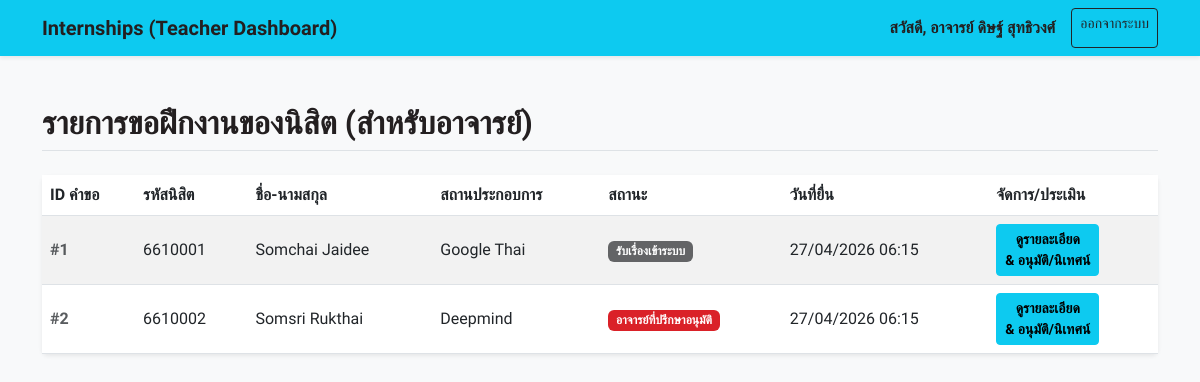
The page /teacher_dashboard.php (signed in) on the database its author committed.
### tables this page shows
CREATE TABLE `internship_requests` (
  `id` int(11) NOT NULL AUTO_INCREMENT,
  `student_id` int(11) NOT NULL,
  `program_type` varchar(50) NOT NULL,
  `major` varchar(100) NOT NULL,
  `student_phone` varchar(20) NOT NULL,
  `student_email` varchar(100) NOT NULL,
  `internship_type` enum('course','experience') NOT NULL,
  `course_code` varchar(20) DEFAULT NULL,
  `course_name` varchar(100) DEFAULT NULL,
  `location_type` enum('domestic','international') NOT NULL,
  `country` varchar(100) DEFAULT NULL,
  `doc_language` enum('thai','english') NOT NULL,
  `doc_type` enum('consideration','consideration_and_referral') NOT NULL,
  `company_name` varchar(255) NOT NULL,
  `position` varchar(255) NOT NULL,
  `coordinator_name` varchar(100) NOT NULL,
  `agency_phone` varchar(20) NOT NULL,
  `agency_email` varchar(100) NOT NULL,
  `start_date` date NOT NULL,
  `end_date` date NOT NULL,
  `semester` varchar(10) NOT NULL,
  `academic_year` varchar(10) NOT NULL,
  `attempt_number` int(11) NOT NULL DEFAULT 1,
  `previous_agency` varchar(255) DEFAULT NULL,
  `reason_for_change` text DEFAULT NULL,
  `status` int(11) NOT NULL DEFAULT 1 COMMENT '1: Received, 2: Advisor Approved, 3: Letter Issued, 4: Finished, 9: Canceled',
  `created_at` timestamp NOT NULL DEFAULT CURRENT_TIMESTAMP,
  PRIMARY KEY (`id`),
  FOREIGN KEY (`student_id`) REFERENCES `users`(`id`) ON DELETE CASCADE
);

CREATE TABLE `users` (
  `id` int(11) NOT NULL AUTO_INCREMENT,
  `username` varchar(50) NOT NULL UNIQUE,
  `password` varchar(255) NOT NULL,
  `role` enum('student','staff','teacher') NOT NULL,
  `first_name` varchar(100) NOT NULL,
  `last_name` varchar(100) NOT NULL,
  `title` varchar(50) DEFAULT NULL,
  `year_level` int(11) DEFAULT NULL,
  `profile_image` varchar(255) DEFAULT NULL,
  `education` text DEFAULT NULL,
  PRIMARY KEY (`id`)
);

### teacher_dashboard.php (the view, shortened to what this page needs)
<?php
include 'config.php';
$sql = "SELECT ir.*, u.first_name, u.last_name, u.username as student_id_code
        FROM internship_requests ir
        JOIN users u ON ir.student_id = u.id
        ORDER BY ir.created_at DESC";
$result = $conn->query($sql);
?>
<!DOCTYPE html>
<html lang="th">
<head>
    <link href="https://cdn.jsdelivr.net/npm/bootstrap@5.3.0/dist/css/bootstrap.min.css" rel="stylesheet">
    <link rel="stylesheet" href="swu-theme.css">
</head>
<body>
<nav class="navbar navbar-expand-lg navbar-dark bg-info shadow-sm">
  <div class="container">
    <a class="navbar-brand fw-bold text-dark" href="#">Internships (Teacher Dashboard)</a>
    <div class="d-flex">
        <span class="navbar-text text-dark fw-bold me-3">สวัสดี, อาจารย์ <?= $_SESSION['name'] ?></span>
        <a href="logout.php" class="btn btn-outline-dark btn-sm">ออกจากระบบ</a>
    </div>
  </div>
</nav>
<div class="container mt-5">
    <h2 class="mb-4 text-dark fw-bold border-bottom pb-2">รายการขอฝึกงานของนิสิต (สำหรับอาจารย์)</h2>
    <div class="card shadow-sm border-0">
        <div class="card-body p-0">
            <div class="table-responsive">
                <table class="table table-hover table-striped mb-0 align-middle">
                    <thead class="bg-light">
                        <tr>
                            <th>ID คำขอ</th>
                            <th>รหัสนิสิต</th>
                            <th>ชื่อ-นามสกุล</th>
                            <th>สถานประกอบการ</th>
                            <th>สถานะ</th>
                            <th>วันที่ยื่น</th>
                            <th>จัดการ/ประเมิน</th>
                        </tr>
                    </thead>
                    <tbody>
                        <?php if($result->num_rows > 0): ?>
                            <?php while($row = $result->fetch_assoc()): ?>
                                <tr>
                                    <td class="fw-bold text-muted">#<?= $row['id'] ?></td>
                                    <td><?= htmlspecialchars($row['student_id_code']) ?></td>
                                    <td><?= htmlspecialchars($row['first_name'] . ' ' . $row['last_name']) ?></td>
                                    <td><?= htmlspecialchars($row['company_name']) ?></td>
                                    <td><?= getStatusLabel($row['status']) ?></td>
                                    <td><?= date('d/m/Y H:i', strtotime($row['created_at'])) ?></td>
                                    <td>
                                        <a href="teacher_view.php?id=<?= $row['id'] ?>" class="btn btn-sm btn-info fw-bold">ดูรายละเอียด <br>& อนุมัติ/นิเทศน์</a>
                                    </td>
                                </tr>
                            <?php endwhile; ?>
                        <?php else: ?>
                            <tr>
                                <td colspan="7" class="text-center py-4 text-muted">ยังไม่มีรายการคำขอ</td>
                            </tr>
                        <?php endif; ?>
                    </tbody>
                </table>
            </div>
        </div>
    </div>
</div>
</body>
</html>

### config.php (shortened to what this page needs)
<?php
function getStatusLabel($status_code) {
    switch ($status_code) {
        case 1: return '<span class="badge bg-secondary">รับเรื่องเข้าระบบ</span>';
        case 2: return '<span class="badge bg-primary">อาจารย์ที่ปรึกษาอนุมัติ</span>';
    }
}
?>

### swu-theme.css (style rules this page uses)
:root { --swu-red: #DA2128; --swu-red-hover: #b01820; --swu-grey: #636466; --swu-dark: #231F20; --bs-primary: #DA2128; --bs-primary-rgb: 218, 33, 40; --bs-secondary: #636466; --bs-secondary-rgb: 99, 100, 102; --bs-dark: #231F20; --bs-dark-rgb: 35, 31, 32; --bs-link-color: #DA2128; --bs-link-hover-color: #b01820; }
.bg-primary { background-color: var(--swu-red) !important; }
.bg-secondary { background-color: var(--swu-grey) !important; }

### teacher_dashboard.php (style rules this page uses)
body { font-family: 'Kanit', sans-serif; background-color: #f8f9fa; }

### rows shown on the page
internship_requests: id "1", student.username "6610001", student.last_name "Somchai Jaidee", company_name "Google Thai", status "รับเรื่องเข้าระบบ", created_at "27/04/2026 06:15"
internship_requests: id "2", student.username "6610002", student.last_name "Somsri Rukthai", company_name "Deepmind", status "อาจารย์ที่ปรึกษาอนุมัติ", created_at "27/04/2026 06:15"

### other values the page prints
$_SESSION['name'] "ดิษฐ์ สุทธิวงศ์"
